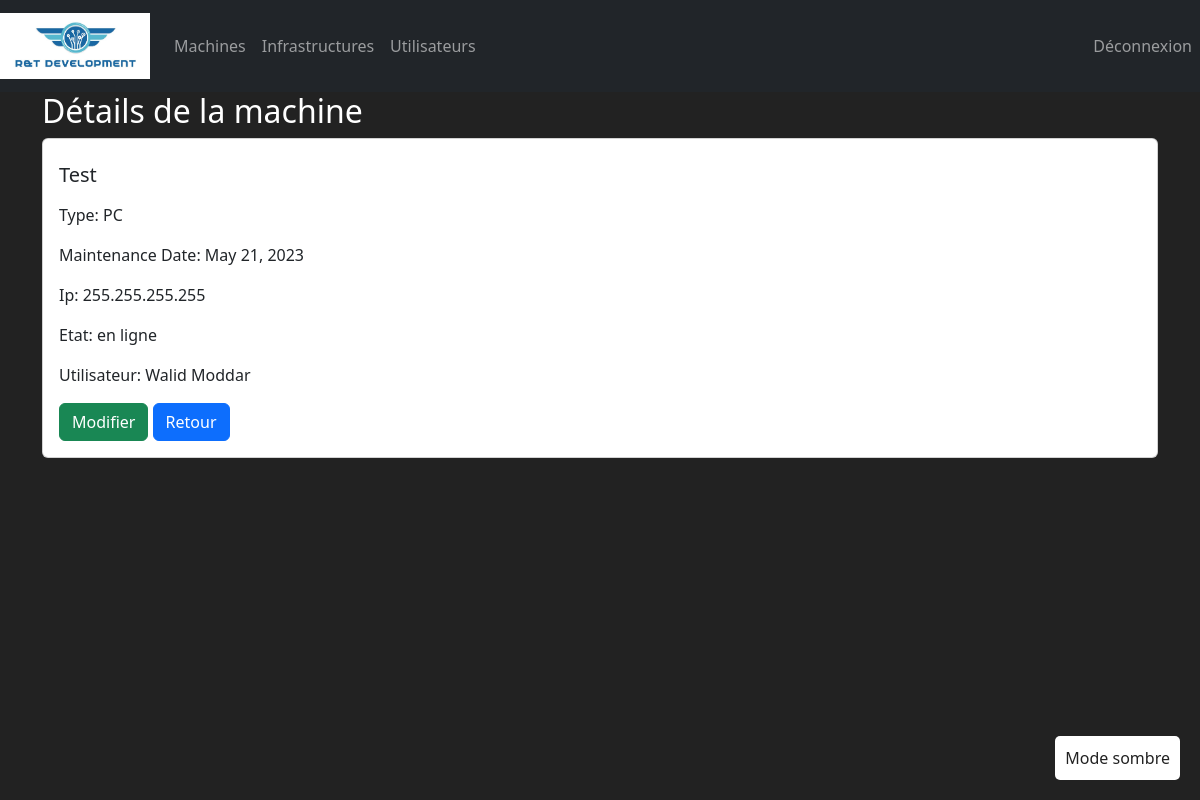
The page /machines/1/ (signed in) on the database as committed earlier.
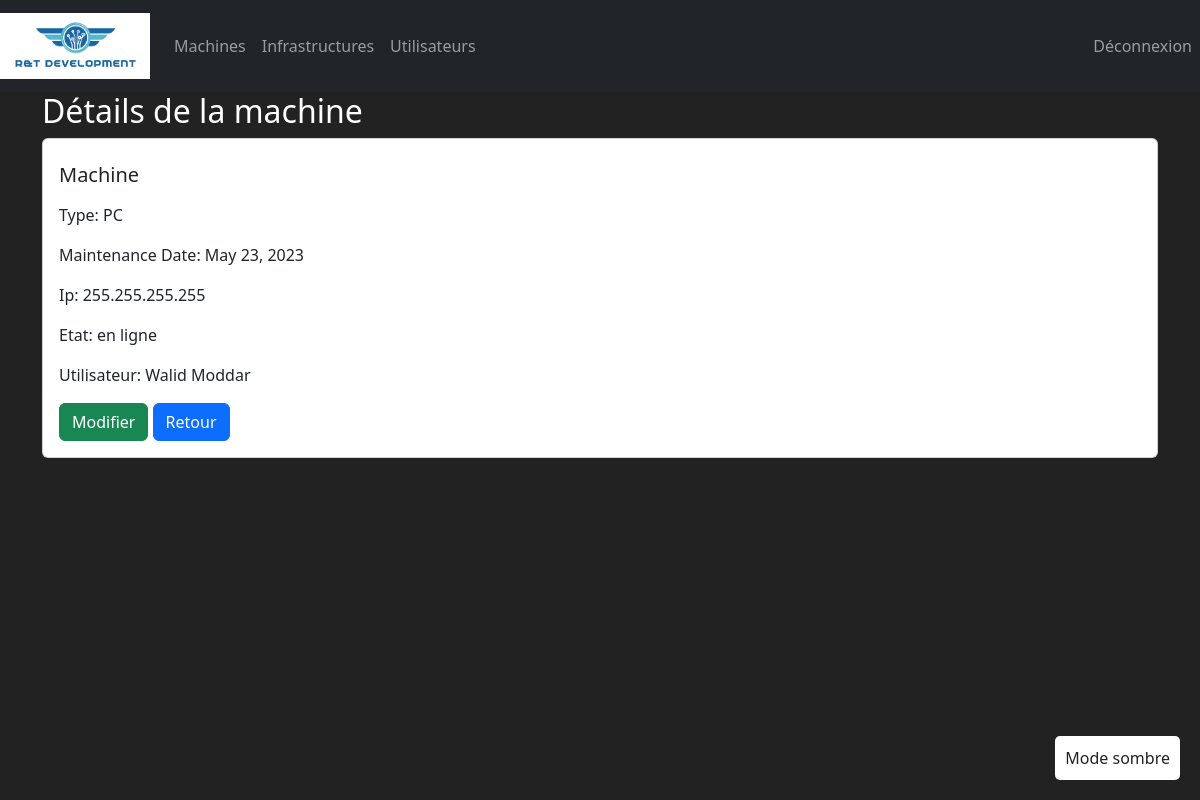
The same page on the database as committed later.
### ManagementApp/models.py (models this page shows, shortened)
class Machine(models.Model):
    TYPE= (
        ('PC', ('PC - Run Windows')),
        ('MAC', ('MAC - Run MacOS')),
        ('Serveur' , ('Serveur - Simple Server to deploy virtual machines')),
        ('Switch' , ('Switch - To maintains and connect servers')),
    )
    ETAT_CHOICES = (
        ('en ligne', ('en ligne')),
        ('hors ligne', ('hors ligne')),
    )
    id = models.AutoField(
        primary_key=True,
        editable=False
    )
    user = models.OneToOneField(Utilisateur, on_delete=models.CASCADE, null=True, blank=True,limit_choices_to={'role': 'employe'})
    nom = models.CharField(max_length=20)
    maintenanceDate = models.DateField(default= datetime.now)
    mach = models.CharField(max_length=32, choices=TYPE, default='PC')
    ip = models.GenericIPAddressField(default='0.0.0.0')
    etat = models.CharField(max_length=20, choices=ETAT_CHOICES, default='en ligne')

class Utilisateur(models.Model):
    ROLE_CHOICES = (
        ('employe', 'Employé'),
        ('responsable', 'Responsable'),
    )
    id = models.AutoField(
        primary_key=True,
        editable=False
    )
    nom = models.CharField(max_length=100)
    prenom = models.CharField(max_length=100)
    email = models.EmailField(unique=True)
    role = models.CharField(max_length=20, choices=ROLE_CHOICES)
    def __str__(self):
        return f"{self.prenom} {self.nom}"

### ManagementApp/views.py (the view)
# urls.py: path('machines/<pk>/', views.machine_detail, name='machine_detail'),
@login_required
def machine_detail(request, pk):
    machine = get_object_or_404(Machine, id=pk)
    context = {'machine': machine,
               }
    return render(request, 'machine/machine_detail.html', context)

### ManagementApp/templates/machine/machine_detail.html
{% extends 'index.html' %}
{% block content %}
<div class="container">
  <h2>Détails de la machine</h2>
  <div class="card">
    <div class="card-body">
      <h5 class="card-title py-2">{{ machine.nom }}</h5>
      <p class="card-text">Type: {{ machine.mach }}</p>
      <p class="card-text">Maintenance Date: {{ machine.maintenanceDate }}</p>
      <p class="card-text">Ip: {{ machine.ip }}</p>
      <p class="card-text">Etat: {{ machine.etat }}</p>
      <p class="card-text">Utilisateur: {{ machine.user }}</p>
      <a href="{% url 'machine_update' machine.id %}" class="btn btn-success">Modifier</a>
      <a href="{% url 'machine_list' %}" class="btn btn-primary">Retour</a>
    </div>
  </div>
</div>
{% endblock %}

Rows that differ between the two databases and show on the page:
changed Machine "PC": nom "Test" → "Machine"; maintenanceDate "May 21, 2023" → "May 23, 2023"
